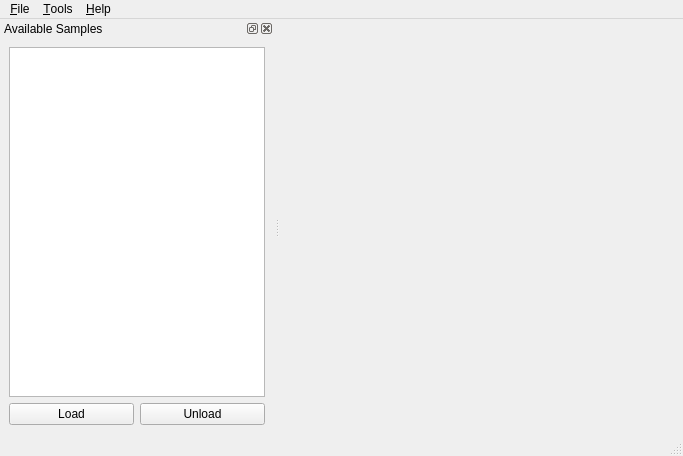
<?xml version="1.0" encoding="UTF-8"?>
<ui version="4.0">
 <class>MainWindow</class>
 <widget class="QMainWindow" name="MainWindow">
  <property name="geometry">
   <rect>
    <x>0</x>
    <y>0</y>
    <width>683</width>
    <height>456</height>
   </rect>
  </property>
  <property name="windowTitle">
   <string>Algorithms</string>
  </property>
  <widget class="QWidget" name="mCentralWidget">
   <layout class="QGridLayout" name="mGridLayout">
    <property name="leftMargin">
     <number>0</number>
    </property>
    <property name="topMargin">
     <number>0</number>
    </property>
    <property name="rightMargin">
     <number>0</number>
    </property>
    <property name="bottomMargin">
     <number>0</number>
    </property>
    <property name="spacing">
     <number>0</number>
    </property>
   </layout>
  </widget>
  <widget class="QMenuBar" name="mMenuBar">
   <property name="geometry">
    <rect>
     <x>0</x>
     <y>0</y>
     <width>683</width>
     <height>26</height>
    </rect>
   </property>
   <widget class="QMenu" name="mMenuFile">
    <property name="title">
     <string>&amp;File</string>
    </property>
    <addaction name="mActionExit"/>
   </widget>
   <widget class="QMenu" name="mMenuHelp">
    <property name="title">
     <string>&amp;Help</string>
    </property>
    <addaction name="mActionAbout"/>
   </widget>
   <widget class="QMenu" name="menu_Tools">
    <property name="title">
     <string>&amp;Tools</string>
    </property>
    <addaction name="mActionShowSampleList"/>
   </widget>
   <addaction name="mMenuFile"/>
   <addaction name="menu_Tools"/>
   <addaction name="mMenuHelp"/>
  </widget>
  <widget class="QDockWidget" name="mSampleDock">
   <property name="windowTitle">
    <string>Available Samples</string>
   </property>
   <attribute name="dockWidgetArea">
    <number>1</number>
   </attribute>
   <widget class="QWidget" name="mSampleWidget">
    <layout class="QGridLayout" name="mPluginDockLayout">
     <item row="1" column="0">
      <widget class="QPushButton" name="mSampleButtonLoad">
       <property name="text">
        <string>Load</string>
       </property>
      </widget>
     </item>
     <item row="1" column="1">
      <widget class="QPushButton" name="mSampleButtonUnload">
       <property name="text">
        <string>Unload</string>
       </property>
      </widget>
     </item>
     <item row="0" column="0" colspan="2">
      <widget class="QListWidget" name="mSampleList">
       <property name="editTriggers">
        <set>QAbstractItemView::NoEditTriggers</set>
       </property>
       <property name="showDropIndicator" stdset="0">
        <bool>false</bool>
       </property>
       <property name="sortingEnabled">
        <bool>true</bool>
       </property>
      </widget>
     </item>
    </layout>
   </widget>
  </widget>
  <widget class="QStatusBar" name="mStatusBar"/>
  <action name="mActionExit">
   <property name="text">
    <string>&amp;Exit</string>
   </property>
   <property name="toolTip">
    <string>Exit Application</string>
   </property>
  </action>
  <action name="mActionAbout">
   <property name="text">
    <string>About</string>
   </property>
  </action>
  <action name="mActionShowSampleList">
   <property name="checkable">
    <bool>true</bool>
   </property>
   <property name="checked">
    <bool>true</bool>
   </property>
   <property name="text">
    <string>Show Sample List</string>
   </property>
  </action>
 </widget>
 <resources>
  <include location="../qrc/Resource.qrc"/>
 </resources>
 <connections/>
</ui>
